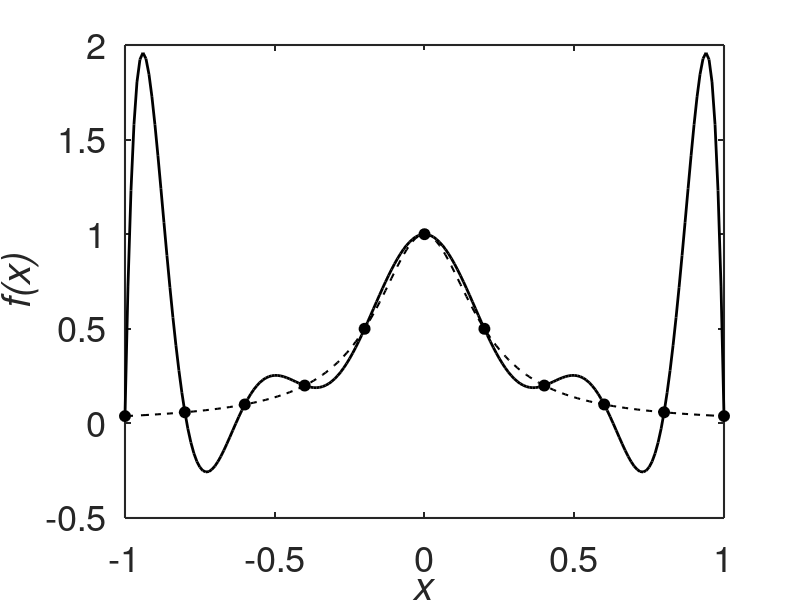

This figure's MATLAB source:
set(0,'defaultaxeslinewidth',1.5);
set(0,'defaultaxesfontsize',26);

%wysiwyg;
n=11  % use n=11 for figure

clf;
x=[-1:2/(n-1):1];
xx=[-1:0.01:1];
f=1./(1+25*x.^2);
ff=1./(1+25*xx.^2);
[p,s]=polyfit(x,f,n-1);
hold on
h1=plot(x,f,'ko','markerfacecolor','k','markersize',8);
plot(xx,ff,'k--','linewidth',1.5);
plot(xx,polyval(p,xx),'k-','linewidth',2);
hold off
box on
xlabel('x','fontangle','italic')
ylabel('f(x)','fontangle','italic')



% set(gca,'position',[0.15    0.12    0.7750    0.8150])
% print -deps polyappr.eps
